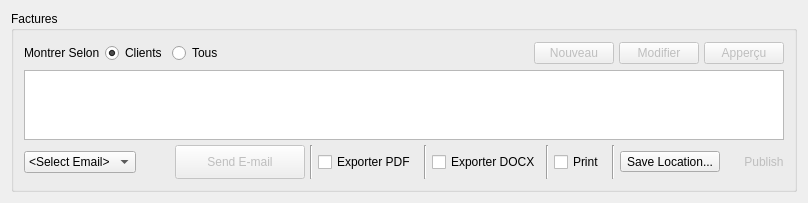
              <widget class="QWidget" name="scrollAreaWidgetContents_3">
               <property name="geometry">
                <rect>
                 <x>0</x>
                 <y>0</y>
                 <width>749</width>
                 <height>201</height>
                </rect>
               </property>
               <layout class="QGridLayout" name="gridLayout_12">
                <item row="0" column="0">
                 <widget class="QGroupBox" name="groupBox_3">
                  <property name="sizePolicy">
                   <sizepolicy hsizetype="MinimumExpanding" vsizetype="Expanding">
                    <horstretch>0</horstretch>
                    <verstretch>0</verstretch>
                   </sizepolicy>
                  </property>
                  <property name="title">
                   <string>Factures</string>
                  </property>
                  <layout class="QVBoxLayout" name="verticalLayout_11">
                   <property name="spacing">
                    <number>5</number>
                   </property>
                   <property name="margin">
                    <number>10</number>
                   </property>
                   <item>
                    <layout class="QHBoxLayout" name="horizontalLayout_9">
                     <property name="spacing">
                      <number>5</number>
                     </property>
                     <item>
                      <layout class="QVBoxLayout" name="verticalLayout_10">
                       <item>
                        <layout class="QHBoxLayout" name="horizontalLayout_6">
                         <item>
                          <layout class="QHBoxLayout" name="horizontalLayout_17">
                           <item>
                            <widget class="QLabel" name="label_19">
                             <property name="styleSheet">
                              <string notr="true">QLabel{
	background-color: rgba(255, 255, 255, 0);
	font: 10pt &quot;Roboto&quot;
}</string>
                             </property>
                             <property name="text">
                              <string>Montrer Selon</string>
                             </property>
                            </widget>
                           </item>
                           <item>
                            <widget class="QRadioButton" name="radioButtonBClients">
                             <property name="text">
                              <string>Clients</string>
                             </property>
                             <property name="checked">
                              <bool>true</bool>
                             </property>
                            </widget>
                           </item>
                           <item>
                            <widget class="QRadioButton" name="radioButtonBAll">
                             <property name="text">
                              <string>Tous</string>
                             </property>
                             <property name="checked">
                              <bool>false</bool>
                             </property>
                            </widget>
                           </item>
                          </layout>
                         </item>
                         <item>
                          <widget class="QComboBox" name="comboBoxBills">
                           <property name="enabled">
                            <bool>true</bool>
                           </property>
                           <property name="sizePolicy">
                            <sizepolicy hsizetype="Preferred" vsizetype="Fixed">
                             <horstretch>0</horstretch>
                             <verstretch>0</verstretch>
                            </sizepolicy>
                           </property>
                           <property name="minimumSize">
                            <size>
                             <width>0</width>
                             <height>24</height>
                            </size>
                           </property>
                           <property name="maximumSize">
                            <size>
                             <width>0</width>
                             <height>16777215</height>
                            </size>
                           </property>
                           <property name="maxVisibleItems">
                            <number>20</number>
                           </property>
                           <property name="sizeAdjustPolicy">
                            <enum>QComboBox::AdjustToMinimumContentsLengthWithIcon</enum>
                           </property>
                          </widget>
                         </item>
                         <item>
                          <spacer name="horizontalSpacer_7">
                           <property name="orientation">
                            <enum>Qt::Horizontal</enum>
                           </property>
                           <property name="sizeType">
                            <enum>QSizePolicy::MinimumExpanding</enum>
                           </property>
                           <property name="sizeHint" stdset="0">
                            <size>
                             <width>250</width>
                             <height>20</height>
                            </size>
                           </property>
                          </spacer>
                         </item>
                         <item>
                          <widget class="QPushButton" name="btnNewBill">
                           <property name="enabled">
                            <bool>false</bool>
                           </property>
                           <property name="sizePolicy">
                            <sizepolicy hsizetype="Maximum" vsizetype="Fixed">
                             <horstretch>0</horstretch>
                             <verstretch>0</verstretch>
                            </sizepolicy>
                           </property>
                           <property name="text">
                            <string>Nouveau</string>
                           </property>
                          </widget>
                         </item>
                         <item>
                          <widget class="QPushButton" name="btnEditBill">
                           <property name="enabled">
                            <bool>false</bool>
                           </property>
                           <property name="sizePolicy">
                            <sizepolicy hsizetype="Maximum" vsizetype="Fixed">
                             <horstretch>0</horstretch>
                             <verstretch>0</verstretch>
                            </sizepolicy>
                           </property>
                           <property name="text">
                            <string>Modifier</string>
                           </property>
                           <property name="default">
                            <bool>false</bool>
                           </property>
                           <property name="flat">
                            <bool>false</bool>
                           </property>
                          </widget>
                         </item>
                         <item>
                          <widget class="QPushButton" name="btnPreviewBill">
                           <property name="enabled">
                            <bool>false</bool>
                           </property>
                           <property name="sizePolicy">
                            <sizepolicy hsizetype="Maximum" vsizetype="Fixed">
                             <horstretch>0</horstretch>
                             <verstretch>0</verstretch>
                            </sizepolicy>
                           </property>
                           <property name="text">
                            <string>Apperçu</string>
                           </property>
                          </widget>
                         </item>
                        </layout>
                       </item>
                       <item>
                        <widget class="QTableView" name="billsTable">
                         <property name="sizePolicy">
                          <sizepolicy hsizetype="MinimumExpanding" vsizetype="Expanding">
                           <horstretch>0</horstretch>
                           <verstretch>0</verstretch>
                          </sizepolicy>
                         </property>
                        </widget>
                       </item>
                      </layout>
                     </item>
                    </layout>
                   </item>
                   <item>
                    <layout class="QHBoxLayout" name="horizontalLayout_8">
                     <property name="spacing">
                      <number>5</number>
                     </property>
                     <item>
                      <widget class="QComboBox" name="comboBoxEmails">
                       <property name="sizePolicy">
                        <sizepolicy hsizetype="Minimum" vsizetype="Fixed">
                         <horstretch>0</horstretch>
                         <verstretch>0</verstretch>
                        </sizepolicy>
                       </property>
                       <item>
                        <property name="text">
                         <string>&lt;Select Email&gt;</string>
                        </property>
                       </item>
                       <item>
                        <property name="text">
                         <string>&lt;Custom&gt;</string>
                        </property>
                       </item>
                      </widget>
                     </item>
                     <item>
                      <widget class="QLineEdit" name="leCustomEmail">
                       <property name="sizePolicy">
                        <sizepolicy hsizetype="Fixed" vsizetype="Fixed">
                         <horstretch>0</horstretch>
                         <verstretch>0</verstretch>
                        </sizepolicy>
                       </property>
                       <property name="minimumSize">
                        <size>
                         <width>0</width>
                         <height>0</height>
                        </size>
                       </property>
                       <property name="maximumSize">
                        <size>
                         <width>0</width>
                         <height>16777215</height>
                        </size>
                       </property>
                      </widget>
                     </item>
                     <item>
                      <widget class="QFrame" name="frameOkCustomEmail">
                       <property name="sizePolicy">
                        <sizepolicy hsizetype="Fixed" vsizetype="Fixed">
                         <horstretch>0</horstretch>
                         <verstretch>0</verstretch>
                        </sizepolicy>
                       </property>
                       <property name="minimumSize">
                        <size>
                         <width>24</width>
                         <height>24</height>
                        </size>
                       </property>
                       <property name="styleSheet">
                        <string notr="true">height: 48px;
width: 48px;
background-color: transparent;
image: url(:/resources/icons/OK.png);
</string>
                       </property>
                       <property name="frameShape">
                        <enum>QFrame::StyledPanel</enum>
                       </property>
                       <property name="frameShadow">
                        <enum>QFrame::Raised</enum>
                       </property>
                      </widget>
                     </item>
                     <item>
                      <widget class="QPushButton" name="btnSendMail">
                       <property name="enabled">
                        <bool>false</bool>
                       </property>
                       <property name="sizePolicy">
                        <sizepolicy hsizetype="Minimum" vsizetype="Fixed">
                         <horstretch>0</horstretch>
                         <verstretch>0</verstretch>
                        </sizepolicy>
                       </property>
                       <property name="minimumSize">
                        <size>
                         <width>130</width>
                         <height>34</height>
                        </size>
                       </property>
                       <property name="baseSize">
                        <size>
                         <width>0</width>
                         <height>0</height>
                        </size>
                       </property>
                       <property name="text">
                        <string>Send E-mail</string>
                       </property>
                      </widget>
                     </item>
                     <item>
                      <widget class="Line" name="line_2">
                       <property name="orientation">
                        <enum>Qt::Vertical</enum>
                       </property>
                      </widget>
                     </item>
                     <item>
                      <widget class="QCheckBox" name="checkBox_2">
                       <property name="sizePolicy">
                        <sizepolicy hsizetype="Minimum" vsizetype="Fixed">
                         <horstretch>0</horstretch>
                         <verstretch>0</verstretch>
                        </sizepolicy>
                       </property>
                       <property name="styleSheet">
                        <string notr="true"/>
                       </property>
                       <property name="text">
                        <string>Exporter PDF </string>
                       </property>
                       <property name="checkable">
                        <bool>true</bool>
                       </property>
                       <property name="tristate">
                        <bool>false</bool>
                       </property>
                      </widget>
                     </item>
                     <item>
                      <widget class="Line" name="line">
                       <property name="orientation">
                        <enum>Qt::Vertical</enum>
                       </property>
                      </widget>
                     </item>
                     <item>
                      <widget class="QCheckBox" name="checkBox">
                       <property name="sizePolicy">
                        <sizepolicy hsizetype="Minimum" vsizetype="Fixed">
                         <horstretch>0</horstretch>
                         <verstretch>0</verstretch>
                        </sizepolicy>
                       </property>
                       <property name="styleSheet">
                        <string notr="true"/>
                       </property>
                       <property name="text">
                        <string>Exporter DOCX</string>
                       </property>
                      </widget>
                     </item>
                     <item>
                      <widget class="Line" name="line_3">
                       <property name="orientation">
                        <enum>Qt::Vertical</enum>
                       </property>
                      </widget>
                     </item>
                     <item>
                      <widget class="QCheckBox" name="checkBox_3">
                       <property name="sizePolicy">
                        <sizepolicy hsizetype="Minimum" vsizetype="Fixed">
                         <horstretch>0</horstretch>
                         <verstretch>0</verstretch>
                        </sizepolicy>
                       </property>
                       <property name="layoutDirection">
                        <enum>Qt::LeftToRight</enum>
                       </property>
                       <property name="autoFillBackground">
                        <bool>false</bool>
                       </property>
                       <property name="styleSheet">
                        <string notr="true"/>
                       </property>
                       <property name="text">
                        <string>Print </string>
                       </property>
                       <property name="tristate">
                        <bool>false</bool>
                       </property>
                      </widget>
                     </item>
                     <item>
                      <widget class="Line" name="line_4">
                       <property name="orientation">
                        <enum>Qt::Vertical</enum>
                       </property>
                      </widget>
                     </item>
                     <item>
                      <widget class="QToolButton" name="toolButton">
                       <property name="sizePolicy">
                        <sizepolicy hsizetype="Minimum" vsizetype="Fixed">
                         <horstretch>0</horstretch>
                         <verstretch>0</verstretch>
                        </sizepolicy>
                       </property>
                       <property name="styleSheet">
                        <string notr="true"/>
                       </property>
                       <property name="text">
                        <string>Save Location...</string>
                       </property>
                      </widget>
                     </item>
                     <item>
                      <spacer name="horizontalSpacer_10">
                       <property name="orientation">
                        <enum>Qt::Horizontal</enum>
                       </property>
                       <property name="sizeType">
                        <enum>QSizePolicy::Expanding</enum>
                       </property>
                       <property name="sizeHint" stdset="0">
                        <size>
                         <width>19</width>
                         <height>20</height>
                        </size>
                       </property>
                      </spacer>
                     </item>
                     <item>
                      <widget class="QPushButton" name="btnPublishBill">
                       <property name="enabled">
                        <bool>false</bool>
                       </property>
                       <property name="sizePolicy">
                        <sizepolicy hsizetype="Maximum" vsizetype="Fixed">
                         <horstretch>0</horstretch>
                         <verstretch>0</verstretch>
                        </sizepolicy>
                       </property>
                       <property name="styleSheet">
                        <string notr="true">
QPushButton:hover:!pressed {
	background-color: qlineargradient(spread:pad, x1:1, y1:0, x2:1, y2:1, stop:0 rgba(255, 54, 54, 255), stop:1 rgba(100, 0, 0, 255));
    border-style: outset;
	border-top-color: rgb(180, 54, 54);
	border-left-color: rgb(180, 54, 54);
	border-right-color: rgb(180, 54, 54);
	border-bottom-color: rgb(100, 0, 0);
}
QPushButton:hover {
    background-color:rgb(100, 0, 0);
    border-style: inset;
	border-color:rgb(100, 0, 0);

}

QPushButton:!enabled {
	border-color:rgb(15, 32, 54);
	border-style: outset;
}</string>
                       </property>
                       <property name="text">
                        <string>Publish</string>
                       </property>
                      </widget>
                     </item>
                    </layout>
                   </item>
                  </layout>
                  <zorder></zorder>
                  <zorder></zorder>
                 </widget>
                </item>
               </layout>
              </widget>
